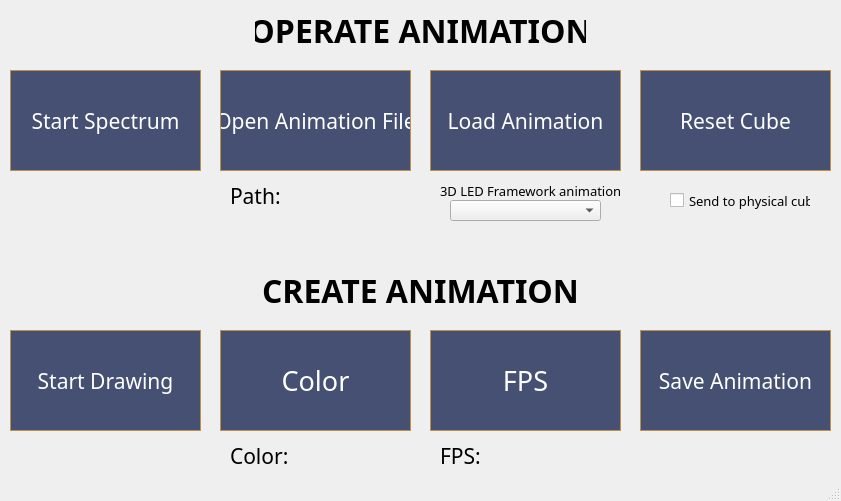
<?xml version="1.0" encoding="UTF-8"?>
<ui version="4.0">
 <class>MainWindow</class>
 <widget class="QMainWindow" name="MainWindow">
  <property name="geometry">
   <rect>
    <x>0</x>
    <y>0</y>
    <width>841</width>
    <height>501</height>
   </rect>
  </property>
  <property name="minimumSize">
   <size>
    <width>841</width>
    <height>501</height>
   </size>
  </property>
  <property name="maximumSize">
   <size>
    <width>841</width>
    <height>501</height>
   </size>
  </property>
  <property name="font">
   <font>
    <family>Dubai Medium</family>
   </font>
  </property>
  <property name="windowTitle">
   <string>MainWindow</string>
  </property>
  <widget class="QWidget" name="centralwidget">
   <widget class="QPushButton" name="openButton">
    <property name="geometry">
     <rect>
      <x>220</x>
      <y>70</y>
      <width>191</width>
      <height>101</height>
     </rect>
    </property>
    <property name="minimumSize">
     <size>
      <width>191</width>
      <height>101</height>
     </size>
    </property>
    <property name="maximumSize">
     <size>
      <width>191</width>
      <height>101</height>
     </size>
    </property>
    <property name="font">
     <font>
      <family>Dubai Medium</family>
      <pointsize>16</pointsize>
     </font>
    </property>
    <property name="styleSheet">
     <string notr="true">QPushButton {
	display: block;
	position: relative;
	cursor: pointer;
	background-color: #455073;
	color: white;
	border-width: 1px;
	border-color: #c0904d;
	border-style: solid;
	border-radius: .8em;
}
QPushButton:hover {
	background-color: #6077c0;
	transition: background .3s 0.5s;
}</string>
    </property>
    <property name="text">
     <string>Open Animation File</string>
    </property>
   </widget>
   <widget class="QPushButton" name="loadButton">
    <property name="geometry">
     <rect>
      <x>430</x>
      <y>70</y>
      <width>191</width>
      <height>101</height>
     </rect>
    </property>
    <property name="minimumSize">
     <size>
      <width>191</width>
      <height>101</height>
     </size>
    </property>
    <property name="maximumSize">
     <size>
      <width>191</width>
      <height>101</height>
     </size>
    </property>
    <property name="font">
     <font>
      <family>Dubai Medium</family>
      <pointsize>16</pointsize>
     </font>
    </property>
    <property name="styleSheet">
     <string notr="true">QPushButton {
	display: block;
	position: relative;
	cursor: pointer;
	background-color: #455073;
	color: white;
	border-width: 1px;
	border-color: #c0904d;
	border-style: solid;
	border-radius: .8em;
}
QPushButton:hover {
	background-color: #6077c0;
	transition: background .3s 0.5s;
}</string>
    </property>
    <property name="text">
     <string>Load Animation</string>
    </property>
   </widget>
   <widget class="QComboBox" name="readyAnimationBox">
    <property name="geometry">
     <rect>
      <x>450</x>
      <y>200</y>
      <width>151</width>
      <height>21</height>
     </rect>
    </property>
    <property name="font">
     <font>
      <family>Dubai Medium</family>
      <pointsize>10</pointsize>
     </font>
    </property>
    <property name="styleSheet">
     <string notr="true"/>
    </property>
   </widget>
   <widget class="QPushButton" name="drawButton">
    <property name="geometry">
     <rect>
      <x>10</x>
      <y>330</y>
      <width>191</width>
      <height>101</height>
     </rect>
    </property>
    <property name="minimumSize">
     <size>
      <width>191</width>
      <height>101</height>
     </size>
    </property>
    <property name="maximumSize">
     <size>
      <width>191</width>
      <height>101</height>
     </size>
    </property>
    <property name="font">
     <font>
      <family>Dubai Medium</family>
      <pointsize>16</pointsize>
     </font>
    </property>
    <property name="styleSheet">
     <string notr="true">QPushButton {
	display: block;
	position: relative;
	cursor: pointer;
	background-color: #455073;
	color: white;
	border-width: 1px;
	border-color: #c0904d;
	border-style: solid;
	border-radius: .8em;
}
QPushButton:hover {
	background-color: #6077c0;
	transition: background .3s 0.5s;
}</string>
    </property>
    <property name="text">
     <string>Start Drawing</string>
    </property>
   </widget>
   <widget class="QPushButton" name="saveButton">
    <property name="geometry">
     <rect>
      <x>640</x>
      <y>330</y>
      <width>191</width>
      <height>101</height>
     </rect>
    </property>
    <property name="minimumSize">
     <size>
      <width>191</width>
      <height>101</height>
     </size>
    </property>
    <property name="maximumSize">
     <size>
      <width>191</width>
      <height>101</height>
     </size>
    </property>
    <property name="font">
     <font>
      <family>Dubai Medium</family>
      <pointsize>16</pointsize>
     </font>
    </property>
    <property name="styleSheet">
     <string notr="true">QPushButton {
	display: block;
	position: relative;
	cursor: pointer;
	background-color: #455073;
	color: white;
	border-width: 1px;
	border-color: #c0904d;
	border-style: solid;
	border-radius: .8em;
}
QPushButton:hover {
	background-color: #6077c0;
	transition: background .3s 0.5s;
}</string>
    </property>
    <property name="text">
     <string>Save Animation</string>
    </property>
   </widget>
   <widget class="QPushButton" name="resetButton">
    <property name="geometry">
     <rect>
      <x>640</x>
      <y>70</y>
      <width>191</width>
      <height>101</height>
     </rect>
    </property>
    <property name="minimumSize">
     <size>
      <width>191</width>
      <height>101</height>
     </size>
    </property>
    <property name="maximumSize">
     <size>
      <width>191</width>
      <height>101</height>
     </size>
    </property>
    <property name="font">
     <font>
      <family>Dubai Medium</family>
      <pointsize>16</pointsize>
     </font>
    </property>
    <property name="styleSheet">
     <string notr="true">QPushButton {
	display: block;
	position: relative;
	cursor: pointer;
	background-color: #455073;
	color: white;
	border-width: 1px;
	border-color: #c0904d;
	border-style: solid;
	border-radius: .8em;
}
QPushButton:hover {
	background-color: #6077c0;
	transition: background .3s 0.5s;
}</string>
    </property>
    <property name="text">
     <string>Reset Cube</string>
    </property>
   </widget>
   <widget class="QPushButton" name="colorButton">
    <property name="geometry">
     <rect>
      <x>220</x>
      <y>330</y>
      <width>191</width>
      <height>101</height>
     </rect>
    </property>
    <property name="minimumSize">
     <size>
      <width>191</width>
      <height>101</height>
     </size>
    </property>
    <property name="maximumSize">
     <size>
      <width>191</width>
      <height>101</height>
     </size>
    </property>
    <property name="font">
     <font>
      <family>Dubai Medium</family>
      <pointsize>20</pointsize>
      <weight>50</weight>
      <bold>false</bold>
     </font>
    </property>
    <property name="styleSheet">
     <string notr="true">QPushButton {
	display: block;
	position: relative;
	cursor: pointer;
	background-color: #455073;
	color: white;
	border-width: 1px;
	border-color: #c0904d;
	border-style: solid;
	border-radius: .8em;
}
QPushButton:hover {
	background-color: #6077c0;
	transition: background .3s 0.5s;
}</string>
    </property>
    <property name="text">
     <string>Color</string>
    </property>
   </widget>
   <widget class="QPushButton" name="fpsButton">
    <property name="geometry">
     <rect>
      <x>430</x>
      <y>330</y>
      <width>191</width>
      <height>101</height>
     </rect>
    </property>
    <property name="minimumSize">
     <size>
      <width>191</width>
      <height>101</height>
     </size>
    </property>
    <property name="maximumSize">
     <size>
      <width>191</width>
      <height>101</height>
     </size>
    </property>
    <property name="font">
     <font>
      <family>Dubai Medium</family>
      <pointsize>20</pointsize>
     </font>
    </property>
    <property name="styleSheet">
     <string notr="true">QPushButton {
	display: block;
	position: relative;
	cursor: pointer;
	background-color: #455073;
	color: white;
	border-width: 1px;
	border-color: #c0904d;
	border-style: solid;
	border-radius: .8em;
}
QPushButton:hover {
	background-color: #6077c0;
	transition: background .3s 0.5s;
}</string>
    </property>
    <property name="text">
     <string>FPS</string>
    </property>
   </widget>
   <widget class="QLabel" name="fpsLabel">
    <property name="geometry">
     <rect>
      <x>440</x>
      <y>440</y>
      <width>171</width>
      <height>31</height>
     </rect>
    </property>
    <property name="font">
     <font>
      <family>Dubai Medium</family>
      <pointsize>16</pointsize>
     </font>
    </property>
    <property name="text">
     <string>FPS:</string>
    </property>
   </widget>
   <widget class="QLabel" name="colorLabel">
    <property name="geometry">
     <rect>
      <x>230</x>
      <y>440</y>
      <width>171</width>
      <height>31</height>
     </rect>
    </property>
    <property name="font">
     <font>
      <family>Dubai Medium</family>
      <pointsize>16</pointsize>
     </font>
    </property>
    <property name="text">
     <string>Color:</string>
    </property>
   </widget>
   <widget class="QLabel" name="pathLabel">
    <property name="geometry">
     <rect>
      <x>230</x>
      <y>180</y>
      <width>171</width>
      <height>31</height>
     </rect>
    </property>
    <property name="minimumSize">
     <size>
      <width>171</width>
      <height>31</height>
     </size>
    </property>
    <property name="maximumSize">
     <size>
      <width>171</width>
      <height>31</height>
     </size>
    </property>
    <property name="font">
     <font>
      <family>Dubai Medium</family>
      <pointsize>16</pointsize>
     </font>
    </property>
    <property name="text">
     <string>Path: </string>
    </property>
    <property name="wordWrap">
     <bool>true</bool>
    </property>
   </widget>
   <widget class="QLabel" name="readyAnimationLabel">
    <property name="geometry">
     <rect>
      <x>440</x>
      <y>180</y>
      <width>181</width>
      <height>21</height>
     </rect>
    </property>
    <property name="minimumSize">
     <size>
      <width>181</width>
      <height>21</height>
     </size>
    </property>
    <property name="maximumSize">
     <size>
      <width>181</width>
      <height>21</height>
     </size>
    </property>
    <property name="font">
     <font>
      <family>Dubai Medium</family>
      <pointsize>10</pointsize>
     </font>
    </property>
    <property name="text">
     <string>3D LED Framework animations</string>
    </property>
   </widget>
   <widget class="QPushButton" name="spectrumButton">
    <property name="geometry">
     <rect>
      <x>10</x>
      <y>70</y>
      <width>191</width>
      <height>101</height>
     </rect>
    </property>
    <property name="minimumSize">
     <size>
      <width>191</width>
      <height>101</height>
     </size>
    </property>
    <property name="maximumSize">
     <size>
      <width>191</width>
      <height>101</height>
     </size>
    </property>
    <property name="font">
     <font>
      <family>Dubai Medium</family>
      <pointsize>16</pointsize>
     </font>
    </property>
    <property name="styleSheet">
     <string notr="true">QPushButton {
	display: block;
	position: relative;
	cursor: pointer;
	background-color: #455073;
	color: white;
	border-width: 1px;
	border-color: #c0904d;
	border-style: solid;
	border-radius: .8em;
}
QPushButton:hover {
	background-color: #6077c0;
	transition: background .3s 0.5s;
}</string>
    </property>
    <property name="text">
     <string>Start Spectrum</string>
    </property>
   </widget>
   <widget class="QLabel" name="createAnimationLabel">
    <property name="geometry">
     <rect>
      <x>255</x>
      <y>270</y>
      <width>331</width>
      <height>40</height>
     </rect>
    </property>
    <property name="minimumSize">
     <size>
      <width>331</width>
      <height>40</height>
     </size>
    </property>
    <property name="maximumSize">
     <size>
      <width>331</width>
      <height>40</height>
     </size>
    </property>
    <property name="font">
     <font>
      <family>Dubai Medium</family>
      <pointsize>24</pointsize>
      <weight>75</weight>
      <bold>true</bold>
     </font>
    </property>
    <property name="text">
     <string>CREATE ANIMATION</string>
    </property>
    <property name="alignment">
     <set>Qt::AlignCenter</set>
    </property>
   </widget>
   <widget class="QLabel" name="operateAnimationLabel">
    <property name="geometry">
     <rect>
      <x>255</x>
      <y>10</y>
      <width>331</width>
      <height>40</height>
     </rect>
    </property>
    <property name="minimumSize">
     <size>
      <width>331</width>
      <height>40</height>
     </size>
    </property>
    <property name="maximumSize">
     <size>
      <width>331</width>
      <height>40</height>
     </size>
    </property>
    <property name="font">
     <font>
      <family>Dubai Medium</family>
      <pointsize>24</pointsize>
      <weight>75</weight>
      <bold>true</bold>
     </font>
    </property>
    <property name="text">
     <string>OPERATE ANIMATION</string>
    </property>
    <property name="alignment">
     <set>Qt::AlignCenter</set>
    </property>
   </widget>
   <widget class="QCheckBox" name="physicalCubeCheckBox">
    <property name="geometry">
     <rect>
      <x>670</x>
      <y>190</y>
      <width>141</width>
      <height>21</height>
     </rect>
    </property>
    <property name="minimumSize">
     <size>
      <width>141</width>
      <height>21</height>
     </size>
    </property>
    <property name="maximumSize">
     <size>
      <width>141</width>
      <height>21</height>
     </size>
    </property>
    <property name="font">
     <font>
      <family>Dubai Medium</family>
      <pointsize>10</pointsize>
     </font>
    </property>
    <property name="text">
     <string>Send to physical cube</string>
    </property>
   </widget>
  </widget>
  <widget class="QStatusBar" name="statusbar"/>
  <action name="actionStart">
   <property name="text">
    <string>Start</string>
   </property>
  </action>
  <action name="actionSave">
   <property name="text">
    <string>Save</string>
   </property>
  </action>
  <action name="actionSave_As">
   <property name="text">
    <string>Save As</string>
   </property>
  </action>
  <action name="actionEnd">
   <property name="text">
    <string>End</string>
   </property>
  </action>
  <action name="actionOpen">
   <property name="text">
    <string>Open</string>
   </property>
  </action>
  <action name="actionExit">
   <property name="text">
    <string>Exit</string>
   </property>
  </action>
 </widget>
 <resources/>
 <connections/>
</ui>
